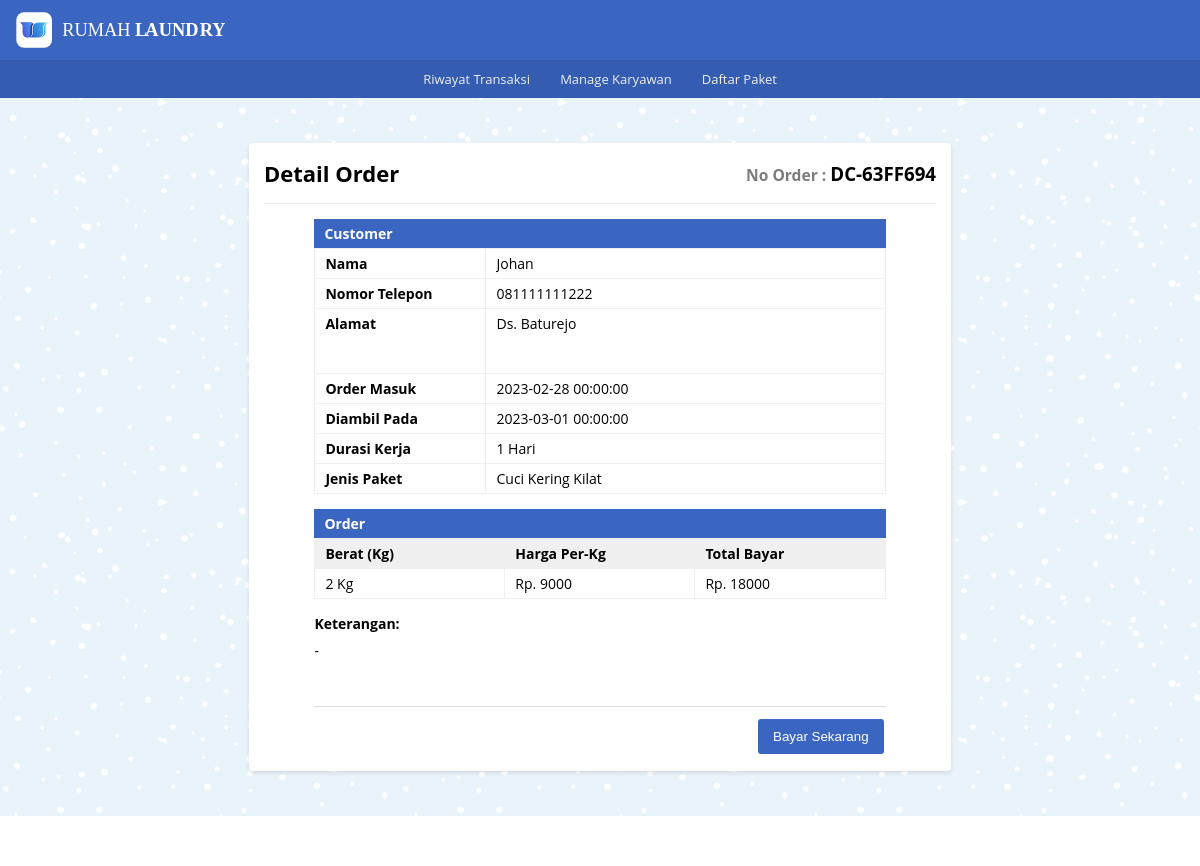
The page /detail_order/detail_dc/detail_order_dc.php?or_dc_number=DC-63FF694 on the database its author committed.
### tables this page shows
CREATE TABLE `tb_order_dc` (
  `id_order_dc` int(11) NOT NULL,
  `or_dc_number` varchar(10) NOT NULL,
  `nama_pel_dc` varchar(100) NOT NULL,
  `no_telp_dc` varchar(13) NOT NULL,
  `alamat_dc` text NOT NULL,
  `jenis_paket_dc` varchar(100) NOT NULL,
  `wkt_krj_dc` varchar(30) DEFAULT NULL,
  `berat_qty_dc` int(11) NOT NULL,
  `harga_perkilo` int(11) NOT NULL,
  `tgl_masuk_dc` datetime NOT NULL,
  `tgl_keluar_dc` datetime NOT NULL,
  `tot_bayar` double NOT NULL,
  `keterangan_dc` text NOT NULL
);

### _functions.php (called while the page is built, shortened)
<?php
$host	= 'localhost';
$user = 'root';
$pass	= '';
$db	= 'laundry_app';
$koneksi = mysqli_connect($host, $user, $pass, $db);
function query($query)
{
	global $koneksi;
	$result = mysqli_query($koneksi, $query);
	$rows = [];
	while ($row = mysqli_fetch_assoc($result)) {
		$rows[] = $row;
	}
	return $rows;
}

### detail_order/detail_dc/detail_order_dc.php (the view, shortened to what this page needs)
<?php
   require_once('../../_header.php');
   $no_dc = $_GET['or_dc_number'];
   $data = query("SELECT * FROM tb_order_dc WHERE or_dc_number = '$no_dc'")[0];
?>
   <div id="detail_or_dc" class="main-content">
      <div class="container">
         <div class="baris">
            <div class="col mt-2">
               <div class="card-md">
                  <div class="card-title card-flex">
                     <div class="card-col">
                        <h2>Detail Order</h2>
                     </div>
                     <div class="card-col txt-right">
                        <h3 class="no-order"><small>No Order : </small><?= $data['or_dc_number']?></h3>
                     </div>
                  </div>
                  <div class="card-body">
                     <form action="" method="post">
                        <div class="jdl-or">
                           <h4>Customer</h4>
                        </div>
                        <table class="tb-detail_customer">
                           <tr>
                              <th>Nama</th>
                              <td><input type="text" name="nama_pel_dc" disabled value="<?=$data['nama_pel_dc']?>"></td>
                           </tr>
                           <tr>
                              <th>Nomor Telepon</th>
                              <td><input type="text" name="no_telp_dc" disabled value="<?=$data['no_telp_dc']?>"></td>
                           </tr>
                           <tr>
                              <th>Alamat</th>
                              <td>
                                 <textarea name="alamat_dc" disabled class="txt-area">
                                    <?=$data['alamat_dc']?>
                                 </textarea>
                              </td>
                           </tr>
                           <tr>
                              <th>Order Masuk</th>
                              <td><input type="text" name="tgl_masuk_dc" disabled value="<?=$data['tgl_masuk_dc']?>"></td>
                           </tr>
                           <tr>
                              <th>Diambil Pada</th>
                              <td><input type="text" name="tgl_keluar_dc" disabled value="<?=$data['tgl_keluar_dc']?>"></td>
                           </tr>
                           <tr>
                              <th>Durasi Kerja</th>
                              <td><input type="text" name="wkt_krj_dc" disabled value="<?=$data['wkt_krj_dc']?>"></td>
                           </tr>
                           <tr>
                              <th>Jenis Paket</th>
                              <td><input type="text" name="jenis_paket_dc" disabled value="<?=$data['jenis_paket_dc']?>"></td>
                           </tr>
                        </table>
                        <div class="jdl-or">
                           <h4>Order</h4>
                        </div>
                        <table class="tb-detail_order">
                           <tr>
                              <th>Berat (Kg)</th>
                              <th>Harga Per-Kg</th>
                              <th>Total Bayar</th>
                           </tr>
                           <tr>
                              <td><input type="text" name="berat_qty_dc" disabled value="<?=$data['berat_qty_dc'] . ' Kg'?>"></td>
                              <td><input type="text" name="harga_perkilo" disabled value="<?= 'Rp. ' . $data['harga_perkilo']?>"></td>
                              <td><input type="text" name="tot_bayar" disabled value="<?= 'Rp. ' . $data['tot_bayar']?>"></td>
                           </tr>
                        </table>
                        <div class="details">
                           <h4 class="mb-01">Keterangan:</h4>
                           <p class="lead">
                              <textarea name="keterangan_dc" disabled class="txt-area">
                                 <?=$data['keterangan_dc']?>
                              </textarea>
                           </p>
                        </div>
                        <div class="form-footer_detail">
                           <div class="buttons">
                              <button type="submit" name="bayar_dc" class="btn-sm bg-primary">Bayar Sekarang</button>
                           </div>
                        </div>
                     </form>
                  </div>
               </div>
            </div>
         </div>
      </div>
   </div>
<?php require_once('../../_footer.php') ?>

### _assets/css/style.css (style rules this page uses)
* { margin: 0; padding: 0; box-sizing: border-box; }
html,body { width: 100%; max-width: 100%; position: relative; font-family: 'Open sans', sans-serif; display: flex; flex-direction: column; background-image: url(../img/blue-snow.png); overflow-x: hidden; }
.txt-right { text-align: right; }
.lead { line-height: 25px; }
.mt-2 { margin-top: 30px }
.mb-01 { margin-bottom: 8px }
h2 { font-size: 22px; }
.main-content { display: flex; flex-direction: column; }
.container { display: flex; flex-direction: column; width: 1080px; max-width: 100%; margin: auto; padding: 0 15px; min-height: 20px; }
.baris { position: relative; margin: 0 -15px; display: flex; flex-direction: row; flex-wrap: wrap; }
.bg-primary { border: 2px solid #3a66c1; color: #ffffff; background-color: #3a66c1; }
.col { flex: 1; }
.no-order small { color: #7d7d7d; }
.card-md { background-color: #fff; width: 65%; margin: 15px auto; padding: 15px; border-radius: 4px; box-shadow: 0 2px 4px rgba(0,0,0,0.10); }
.card-body { position: relative; }
.card-title { padding-bottom: 15px; margin-bottom: 15px; border-bottom: 1px solid #eeeeee; }
.card-flex { display: flex; flex-direction: row; align-items: center; justify-content: space-between; }
.card-col { flex: 1; }
.card-md .card-body table.tb-detail_customer, .card-md .card-body table.tb-detail_order { width: 85%; position: relative; margin: 0 auto; border-collapse: collapse; text-align: left; }
.card-md .card-body .jdl-or { width: 85%; font-size: 14px; padding: 5px 10px; margin: 0 auto; color: #fff; background-color: #3a66c1; }
.card-md .card-body .details { width: 85%; margin: 15px auto 0; font-size: 14px; }
table.tb-detail_customer tr th { width: 30%; }
table.tb-detail_customer tr td { width: 70%; }
table.tb-detail_customer tr th, table.tb-detail_customer tr td, table.tb-detail_order tr th, table.tb-detail_order tr td { vertical-align: top; padding: 5px 10px; font-size: 14px; border: 1px solid #f0f0f0; }
table.tb-detail_order tr th { background-color: #f0f0f0; }
table.tb-detail_order tr th, table.tb-detail_order tr td { text-align: left; }
table.tb-detail_customer tr td input, table.tb-detail_customer tr td .txt-area, table.tb-detail_order tr td input, .details p.lead .txt-area { width: 100%; font-family: 'Open sans', sans-serif; font-size: 14px; border: 0; background-color: transparent; color: #000; }
.txt-area { padding: 0 !important; margin: 0 !important; min-height: 50px; resize: none; overflow-y: auto; outline: none; white-space: normal; }
.form-footer .buttons, .form-footer_detail .buttons { text-align: right; width: 50%; margin-left: auto; }
.form-footer_detail { width: 85%; margin: 8px auto 0; border-top: 1px solid #dddddd; padding-top: 10px; display: flex; }
.btn-sm { display: inline-block; text-decoration: none; padding: 10px 15px; margin: 2px; border-radius: 3px; cursor: pointer; border: 0; }

### rows shown on the page
tb_order_dc: or_dc_number "DC-63FF694", nama_pel_dc "Johan", no_telp_dc "081111111222", alamat_dc "Ds. Baturejo", tgl_masuk_dc "2023-02-28 00:00:00", tgl_keluar_dc "2023-03-01 00:00:00", wkt_krj_dc "1 Hari", jenis_paket_dc "Cuci Kering Kilat", berat_qty_dc "2 Kg", harga_perkilo "Rp. 9000", tot_bayar "Rp. 18000", keterangan_dc "-"
